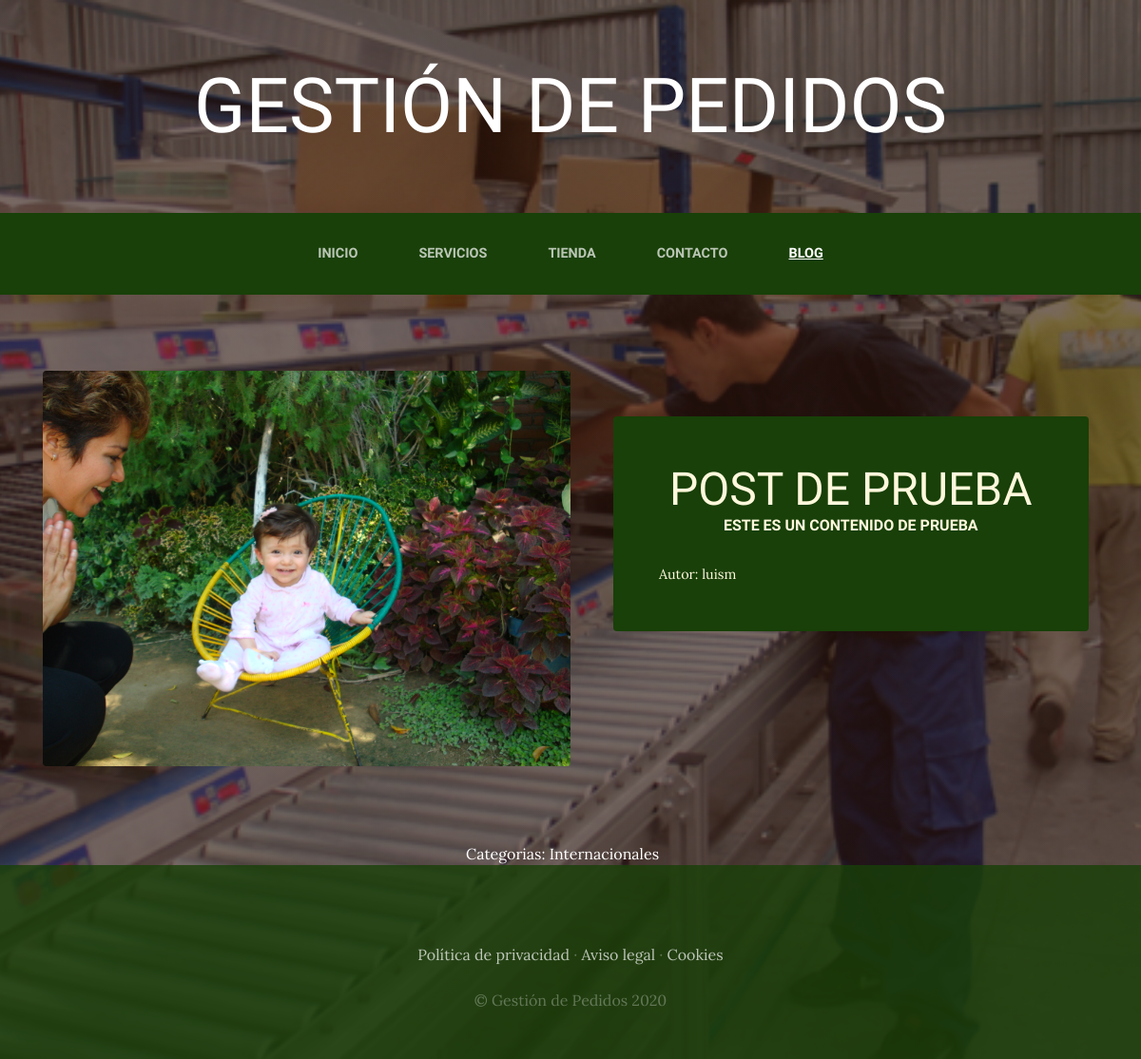
The app's page /blog/categoria/1/ with its own data.
### blog/models.py (models this page shows, shortened)
class Post(models.Model):
    titulo=models.CharField(max_length=50)
    contenido=models.CharField(max_length=50)
    imagen=models.ImageField(upload_to='blog', null=True, blank=True)
    autor=models.ForeignKey(User, on_delete=models.CASCADE)
    categorias=models.ManyToManyField(Categoria)
    created=models.DateTimeField(auto_now_add=True)
    updated=models.DateTimeField(auto_now_add=True)
    class Meta:
        verbose_name='post'
        verbose_name_plural='posts'

class Categoria(models.Model):
    nombre=models.CharField(max_length=50)
    created=models.DateTimeField(auto_now_add=True)
    updated=models.DateTimeField(auto_now_add=True)
    class Meta:
        verbose_name='categoria'
        verbose_name_plural='categorias'

### blog/views.py (the view)
# urls.py: path('categoria/<int:categoria_id>/', views.categoria, name="categoria")
def categoria(request, categoria_id):
    categoria=Categoria.objects.get(id=categoria_id)
    posts=Post.objects.filter(categorias=categoria)
    return render(request, "blog/categoria.html", {'categoria':categoria, "posts": posts})

### blog/templates/blog/categoria.html
{% extends "ProyectoWebApp/base.html" %}
{% load static %}
{% block content %}
{% for post in posts %}
<section class="page-section clearfix">
    <div class="container">
      <div class="intro">
          <img class="intro-img img-fluid mb-3 mb-lg-0 rounded" src="{{post.imagen.url}}" alt="" style="width: 50%;">
          <div class="intro-text left-0 text-center bg-faded p-5 rounded">
          <h2 class="section-heading mb-4" >
            <span class="section-heading-lower">{{post.titulo}}</span>
            <span class="section-heading-upper">{{post.contenido}}</span>
          </h2>
          <div style="text-align: left; font-size: 0.9em;">
            Autor: {{post.autor}}
          </div>
        </div>
      </div>
    </div>
</section>
{% endfor %}
<section>
  <div style="width: 75%; margin: auto; text-align:center; color:white;">
    Categorias:
    {% for post in posts %}
      {% for categoria in post.categorias.all %}
        {{categoria.nombre}} &nbsp;&nbsp;&nbsp;
      {% endfor %}
    {% endfor %}
  </div>
</section>
{% endblock %}

### ProyectoWebApp/static/ProyectoWebApp/css/gestion.css (style rules this page uses)
body { font-family: 'Lora'; background: linear-gradient(rgba(47, 23, 15, 0.65), rgba(47, 23, 15, 0.65)), url("../img/bg_main.jpg"); background-attachment: fixed; background-position: center; background-size: cover; }
h1, h2, h3, h4, h5, h6 { font-family: 'Raleway'; }
.page-section { margin-top: 5rem; margin-bottom: 5rem; }
.section-heading { text-transform: uppercase; }
.section-heading .section-heading-upper { display: block; font-size: 1rem; font-weight: 800; padding-bottom:.5rem; }
.section-heading .section-heading-lower { display: block; font-size: 3rem; font-weight: 100; }
.bg-faded { background-color: rgba(255, 255, 255, 0.85); }
.intro { position: relative; }
@media (min-width: 992px) { .intro .intro-img { width: 75%; float: left; } }
@media (min-width: 992px) { .intro .intro-text { left: 600; width: 60%; margin-top: 3rem; background-color: rgba(24, 64, 8); color: cornsilk; position: absolute; } }
@media (min-width: 1200px) { .intro .intro-text { width: 45%; } }

### records on screen
Post: imagen (picture), titulo "POST DE PRUEBA", contenido "ESTE ES UN CONTENIDO DE PRUEBA", autor "luism"
Categoria: nombre "Internacionales"
